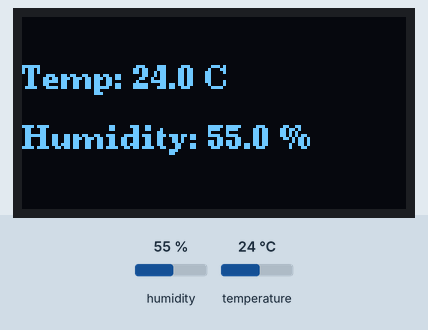
This sketch was run on a simulated ESP8266 (NodeMCU). Parts: 128×64 one-colour display. The inputs (shaded band) are chosen by the test bench; at power-on: humidity 55 %, temperature 24 °C.

Above: at 2.9 s.
3.0 s: humidity set to 22 %
At 5.0 s:
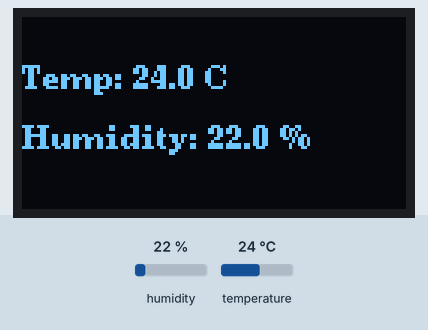
5.7 s: temperature set to 12 °C
At 7.1 s:
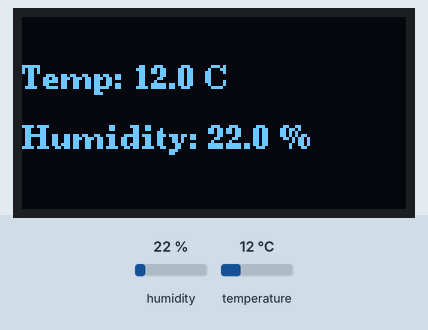
8.4 s: humidity set to 40 %
At 11.3 s:
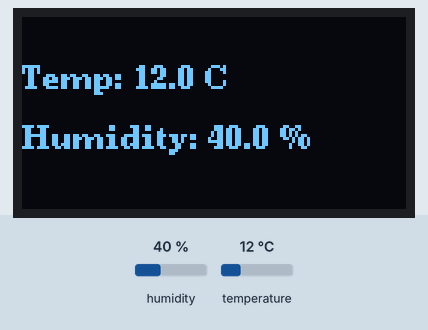
11.8 s: temperature set to 19 °C
Timing chart, 0 to 14.8 s (numbered marks = the images above; inputs shaded):
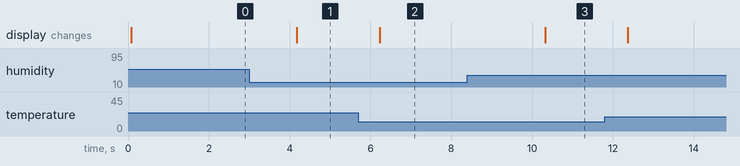

The sketch:

1.3_inch_Display_Weather.ino
```cpp
#include <Wire.h>
#include <U8g2lib.h>
#include <DHT.h>

#define DHTPIN D4
#define DHTTYPE DHT11
DHT dht(DHTPIN, DHTTYPE);

// OLED via I2C using U8g2
U8G2_SSD1306_128X64_NONAME_F_HW_I2C u8g2(U8G2_R0, U8X8_PIN_NONE);

void setup() {
  Wire.begin(D2, D1);  // SDA, SCL
  u8g2.begin();
  dht.begin();
}

void loop() {
  float temp = dht.readTemperature();
  float hum = dht.readHumidity();

  u8g2.clearBuffer();
  u8g2.setFont(u8g2_font_ncenB08_tr);

  if (isnan(temp) || isnan(hum)) {
    u8g2.drawStr(0, 24, "DHT11 Read Fail");
  } else {
    char line1[20];
    char line2[20];
    sprintf(line1, "Temp: %.1f C", temp);
    sprintf(line2, "Humidity: %.1f %%", hum);
    u8g2.drawStr(0, 24, line1);
    u8g2.drawStr(0, 44, line2);
  }

  u8g2.sendBuffer();
  delay(2000);
}
```

Measured:
- after the input at 3.0 s, the display: changes after 1.2 s (image 1)
- after the input at 5.7 s, the display: changes after 0.53 s (image 2)
- after the input at 8.4 s, the display: changes after 1.9 s (image 3)
